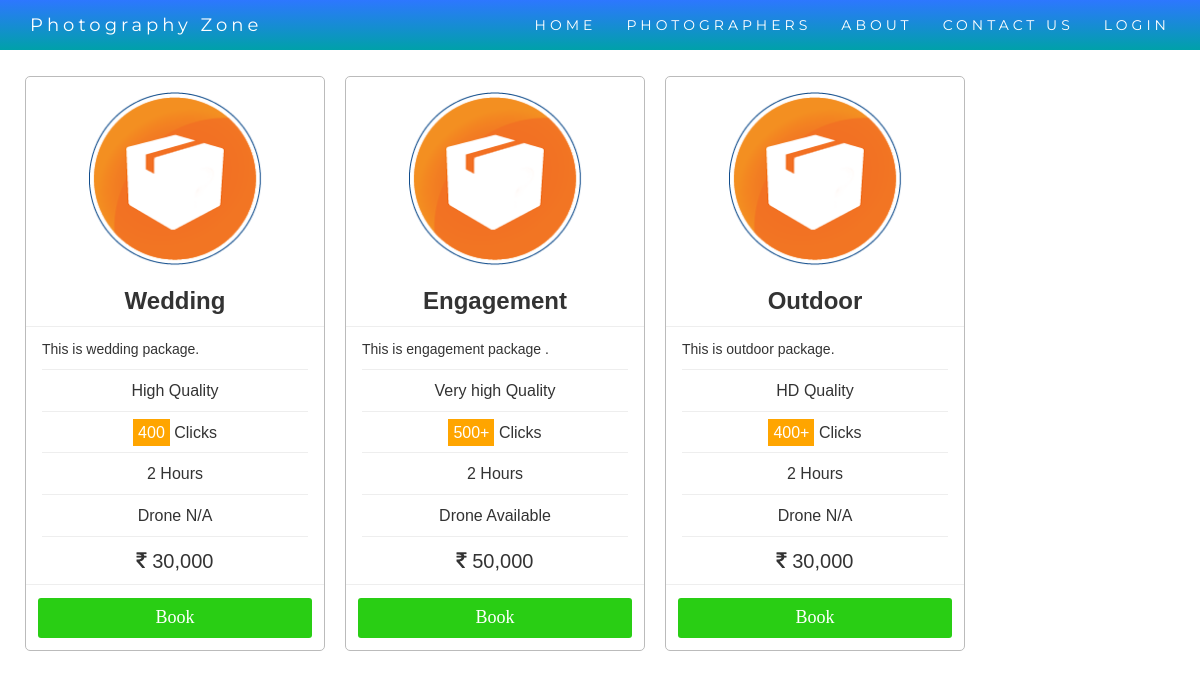
Page /user/viewpackage.php?id=1 on the committed database.
### tables this page shows
CREATE TABLE `package` (
  `pid` int(11) NOT NULL,
  `id` int(11) NOT NULL,
  `client` text NOT NULL,
  `package_name` text NOT NULL,
  `description` text NOT NULL,
  `quality` text NOT NULL,
  `clicks` text NOT NULL,
  `hours` varchar(20) NOT NULL,
  `drone` text NOT NULL,
  `price` varchar(11) NOT NULL
);

### user/viewpackage.php (the view, shortened to what this page needs)
<?php session_start(); include 'dbconn.php';
  if(isset($_SESSION['user'])==true)
  { include 'headeruser.php'; }
  else{ include 'header.php';} ?>
<html>
<head>
  <link rel="stylesheet" href="https://cdnjs.cloudflare.com/ajax/libs/font-awesome/4.7.0/css/font-awesome.min.css">
<?php   $id = $_GET['id'];
		$query = "SELECT * FROM package WHERE id='$id'";
        $fire = $conn->query($query);
        if($fire->rowCount($fire))
        {
while($reg = $fire->fetch())
{ ?>
<div class="coupon">
  <div class="conteiner"">
  </div>
  <CENTER><img src="images\package.png" alt="image not found" style="height:25%;margin-top: 10px;"></CENTER>
  <div class="conteiner" style="background-color:white;">
    <h3><b><center><?php echo $reg['package_name']; ?></center></b></h3>
  </div>
  <hr>
  <div class="conteiner">
  	<p><?php echo $reg['description']; ?>.</p><hr>
  	<center style="font-size: 16px;"><?php echo $reg['quality']; ?> Quality</center><hr style="margin-top: 8px;">
  	<center style="font-size: 16px;"><span class="promo"><?php echo $reg['clicks']; ?></span> Clicks</center><hr style="margin-top: 7px;">
  	<center style="font-size: 16px;"><?php echo $reg['hours']; ?> Hours</center><hr style="margin-top: 8px;">
  	<center style="font-size: 16px;">Drone <?php echo $reg['drone']; ?></center><hr style="margin-top: 8px;">
  	<center style="font-size: 20px;"><i class="fa fa-inr"></i> <?php echo $reg['price']; ?></center>
  </div><hr style="margin-top: 7px;margin-bottom: 13px;">
  <center><a href="bookorder.php?pid=<?php echo $reg['pid']; ?>&pnm=<?php echo $reg['package_name']; ?>&id=<?php echo $id; ?>"><input type="button" class="btn" value="Book" style="" title="Book this package"></a></center>
</div>
<?php }
}
else
echo '<center><br><br>No packages uploaded yet</center>'; $fire = null; $conn = null;?>
</head>
</html>

### user/header.php (shortened to what this page needs)
  <link rel="stylesheet" href="https://cdnjs.cloudflare.com/ajax/libs/font-awesome/4.7.0/css/font-awesome.min.css">
  <link rel="stylesheet" href="https://maxcdn.bootstrapcdn.com/bootstrap/3.3.7/css/bootstrap.min.css">
  <link rel="stylesheet" href="https://cdnjs.cloudflare.com/ajax/libs/font-awesome/4.7.0/css/font-awesome.min.css">
<body id="myPage" data-spy="scroll" data-target=".navbar" data-offset="60">
<nav class="navbar navbar-default navbar-fixed-top" style="border-width: 0 0 0px;">
  <div class="container">
    <div class="navbar-header">
      <a class="navbar-brand" href="index.php">Photography Zone</a>
    </div>
<div class="collapse navbar-collapse" id="myNavbar">
      <ul class="nav navbar-nav navbar-right">
        <li><a href="index.php">HOME</a></li>
        <li><a href="photographers.php">PHOTOGRAPHERS</a></li>
        <li><a href="about.php">ABOUT</a></li>
        <li><a href="contact.php">CONTACT US</a></li>
        <li><a href="login.php">LOGIN</a></li>
      </ul>
    </div>
  </div>
</nav>

### user/header.php (style rules this page uses)
.navbar { margin-bottom: 0; background: linear-gradient(to bottom,#2d77ff,#00a1a9)!important; z-index: 9999; border: 0; font-size: 14px !important; line-height: 1.42857143 !important; letter-spacing: 4px; border-radius: 0; font-family: Montserrat, sans-serif; }
.navbar li a, .navbar .navbar-brand { color: #fff !important; }

### user/viewpackage.php (style rules this page uses)
body { font-family: Arial; margin-top: 76px!important; margin: 25px; }
.coupon { border: 1px solid #bbb; width: 300px; height: auto; border-radius: 5px; margin-right: 20px; float: left; -webkit-transition-duration: 0.3s; transition-duration: 0.3s; }
.conteiner { padding: 2px 16px; width: 298px; }
.promo { background: orange; color: white; padding: 5px; font-size: 16px; }
.btn { background-color: green; color:white; height: 40px; text-align: center; margin-bottom: 12px; font-size: 20px; font-family: verdana; cursor:pointer; background-color:#29ce14; border:none; border-radius:3px; width: 92%; }
input { -webkit-transition-duration: 0.5s; transition-duration: 0.5s;font-size: 18px!important; }
hr { margin-top: 0px; margin-bottom: 10px; width: 100%; }

### rows in the picture
package: package_name "Wedding", description "This is wedding package", quality "High", clicks "400", hours "2", drone "N/A", price "30,000"
package: package_name "Engagement", description "This is engagement package", quality "Very high", clicks "500+", hours "2", drone "Available", price "50,000"
package: package_name "Outdoor", description "This is outdoor package", quality "HD", clicks "400+", hours "2", drone "N/A", price "30,000"
